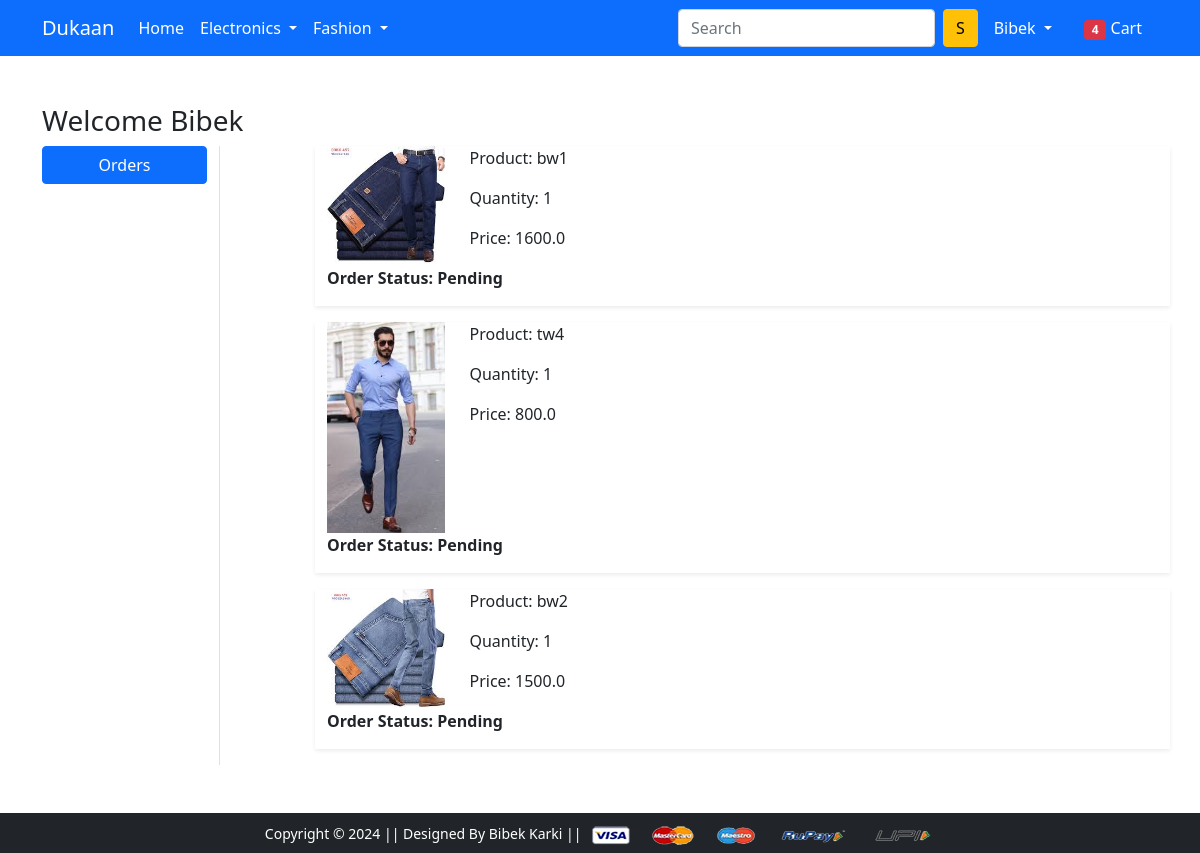
Page /orders/ (signed in) on the committed database.
### app/models.py (models this page shows)
class OrderPlaced(models.Model):
    user = models.ForeignKey(User, on_delete=models.CASCADE)
    customer = models.ForeignKey(Customer, on_delete=models.CASCADE)
    product = models.ForeignKey(Product, on_delete=models.CASCADE)
    quantity = models.PositiveBigIntegerField(default=1)
    ordered_date = models.DateTimeField(auto_now_add=True)
    status = models.CharField(max_length=50,choices=STATUS_CHOICES ,default='Pending')
    @property
    def total_cost(self):
        return self.quantity * self.product.discounted_price

class Product(models.Model):
    title = models.CharField(max_length=100)
    selling_price = models.FloatField()
    discounted_price = models.FloatField()
    description = models.TextField()
    brand = models.CharField(max_length=100)
    category = models.CharField(choices=CATEGORY_CHOICES ,max_length=2)
    product_image = models.ImageField(upload_to='productimg')

### app/views.py (the view)
# urls.py: path('orders/', views.orders, name='orders'),
@login_required
def orders(request):
  op = OrderPlaced.objects.filter(user=request.user)
  return render(request, 'app/orders.html', {'order_placed':op})

### app/templates/app/orders.html (shortened to what this page needs)
{% extends 'app/base.html' %}
{% load static %}
{% block main-content %}
<div class="container my-5">
 <div class="row">
 <h3>Welcome <span class=" text-capitalize"> {{request.user}}</span></h3>
  <div class="col-sm-2 border-end">
   <ul class="list-unstyled">
    <li class="d-grid"><a href="{% url 'orders' %}" class="btn btn-primary">Orders</a></li>
   </ul>
  </div>
  <div class="col-sm-9 offset-sm-1">
    {% for op in order_placed %}
    <div class="row shadow-sm mb-3">
        <div class="col-sm-2">
            <img src="{{op.product.product_image.url}}" class="img-fluid" height="150" alt="" srcset="">
        </div>
        <div class="col-sm-7">
            <p>Product: {{op.product.title}}</p>
            <p>Quantity: {{op.quantity}}</p>
            <p>Price: {{op.total_cost}}</p>
        </div>
        <div class="col-cm-3 fw-bold">
            <p>Order Status: {{op.status}}</p>
        </div>
    </div>
    {% endfor %}
  </div>
 </div>
</div>
{% endblock main-content %}

### app/templates/app/base.html (shortened to what this page needs)
<!DOCTYPE html>
{% load static %}
<html lang="en">
  <head>
    <link
      href="https://cdn.jsdelivr.net/npm/bootstrap@5.0.0-beta1/dist/css/bootstrap.min.css"
      rel="stylesheet"
    />
    <link rel="stylesheet" href="{% static 'app/css/owl.carousel.min.css' %}" />
    <link rel="stylesheet" href="{% static 'app/css/all.min.css' %}" />
    <link rel="stylesheet" href="{% static 'app/css/style.css' %}" />
  </head>
  <body>
    <nav class="navbar navbar-expand-lg navbar-dark bg-primary">
      <div class="container">
        <a class="navbar-brand" href="/">Dukaan</a>
        <div class="collapse navbar-collapse" id="navbarSupportedContent">
          <ul class="navbar-nav me-auto mb-2 mb-lg-0">
            <li class="nav-item">
              <a class="nav-link active" aria-current="page" href="/">Home</a>
            </li>
            <li class="nav-item dropdown">
              <a
                class="nav-link dropdown-toggle text-white"
                href="#"
                id="electronicsDropdown"
                role="button"
                data-bs-toggle="dropdown"
                aria-expanded="false"
              >
                Electronics
              </a>
            </li>
            <li class="nav-item dropdown">
              <a
                class="nav-link dropdown-toggle text-white"
                href="#"
                id="fashionDropdown"
                role="button"
                data-bs-toggle="dropdown"
                aria-expanded="false"
              >
                Fashion
              </a>
            </li>
          </ul>
          <form class="d-flex">
            <input
              class="form-control me-2"
              type="search"
              placeholder="Search"
              aria-label="Search"
            />
            <button class="btn btn-warning" type="submit">S</button>
          </form>
          <div>
            <ul class="navbar-nav me-auto mb-2 mb-lg-0">
            {% if request.user.is_authenticated  %}
              <li class="nav-item dropdown mx-2">
                <a
                  class="nav-link dropdown-toggle text-white"
                  href="#"
                  id="profileDropdown"
                  role="button"
                  data-bs-toggle="dropdown"
                  aria-expanded="false"
                >
                {{request.user.username|capfirst}}
                </a>
              </li>
              <li class="nav-item mx-2">
                <a href="{% url 'showcart' %}" class="nav-link text-white"
                  ><span class="badge bg-danger">4</span> Cart
                </a>
              </li>
            {% endif %}
            </ul>
          </div>
        </div>
      </div>
    </nav>
     {% block main-content %} {% endblock main-content %}
    <footer class="container-fluid bg-dark text-center p-2 mt-5">
      <small class="text-white"
        >Copyright &copy; 2024 || Designed By Bibek Karki ||
      </small>
      <img
        src="{% static 'app/images/payment.png' %}"
        alt=""
        srcset=""
        class="img-fluid"
        height="2px"
      />
    </footer>
  </body>
</html>

### rows in the picture
OrderPlaced: product.product_image (picture), product "bw1", quantity "1", total_cost "1600.0", status "Pending"
OrderPlaced: product.product_image (picture), product "tw4", quantity "1", total_cost "800.0", status "Pending"
OrderPlaced: product.product_image (picture), product "bw2", quantity "1", total_cost "1500.0", status "Pending"

### other values in the picture
{{ request.user.username|capfirst }} "Bibek"
{{ request.user }} "Bibek"
